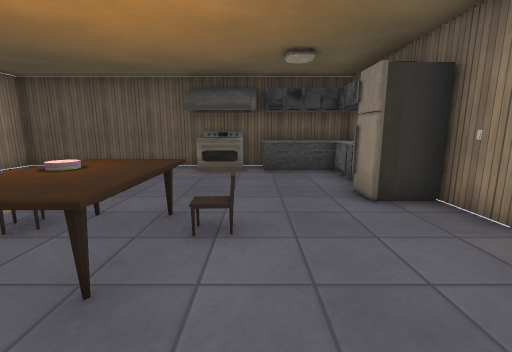
[1] (above)

16 first-person views from a walk through a level from a Godot 3-D game. The camera is 1.3 m above the floor, tilts 10° down and sees 90° across. The floor is counted in squares, 1 m on a side. Each view is taken from the middle of a square. On the plan, view 1 faces up. The plan holds only what a view shows up to about 13 squares ahead; the rest is blank. Characters and animated objects are not drawn. Some surface patterns are stand-ins.

[2]
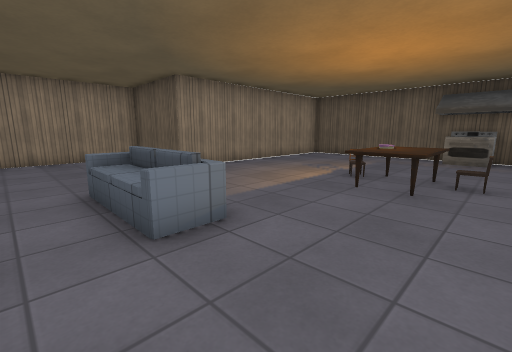

[3]
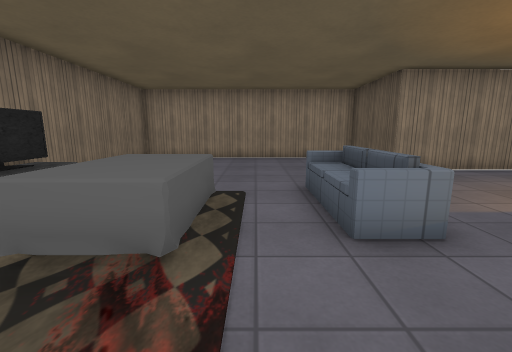

[4]
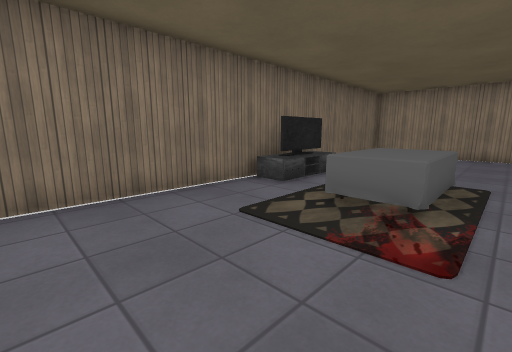

[5]
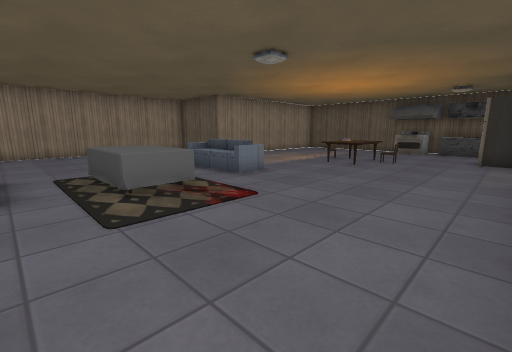

[6]
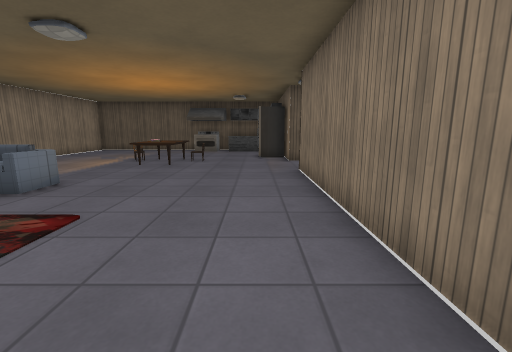

[7]
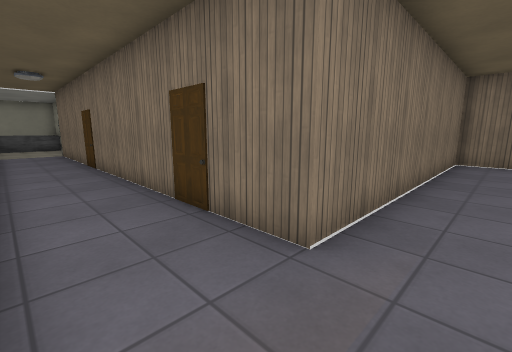

[8]
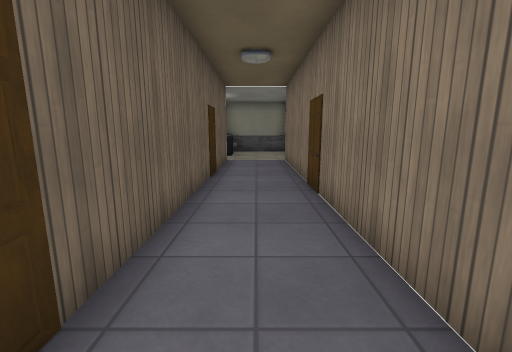

[9]
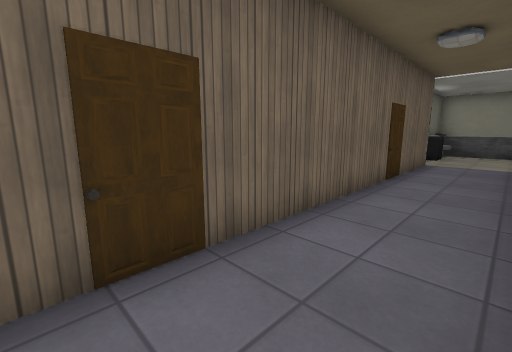

[10]
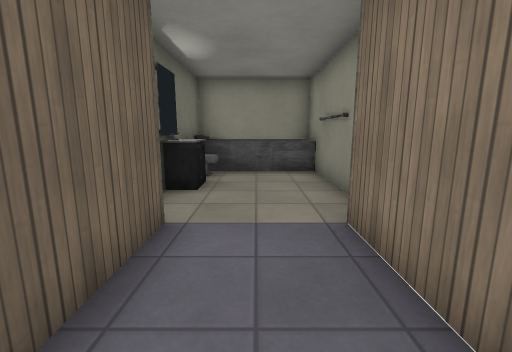

[11]
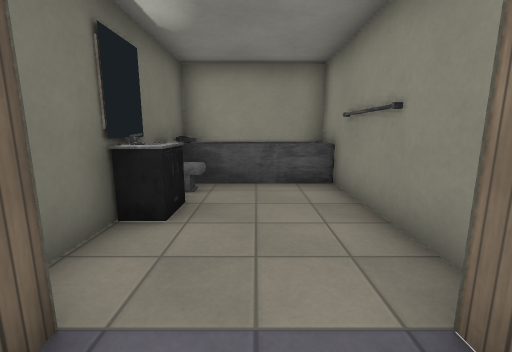

[12]
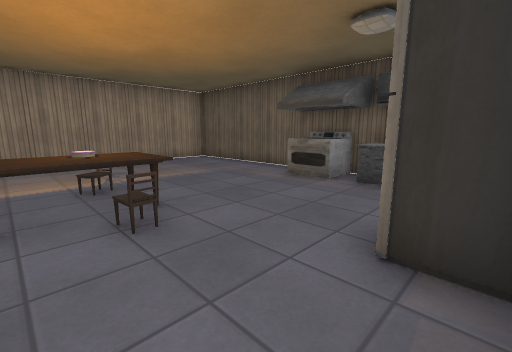

[13]
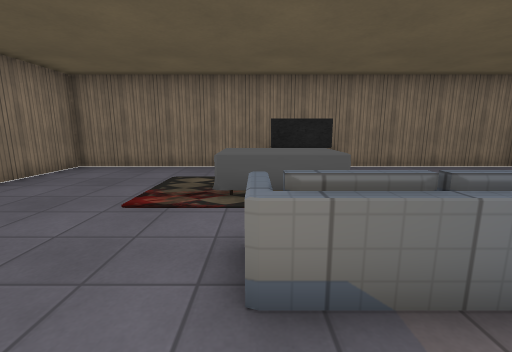

[14]
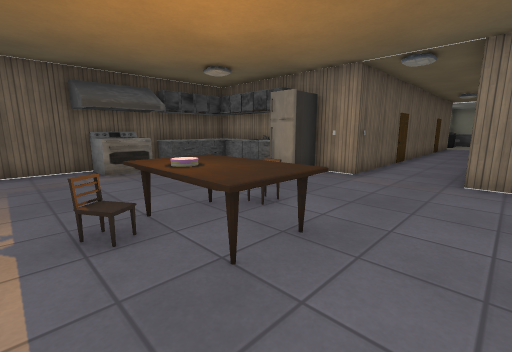

[15]
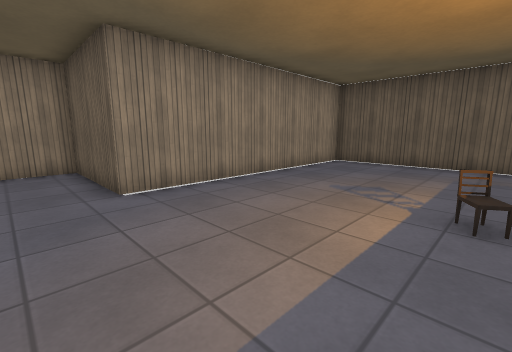

[16]
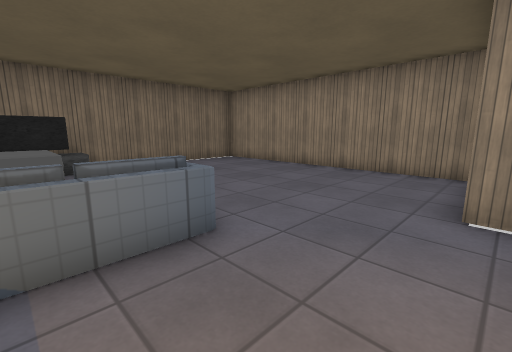

### Floor plan
Points are (right, up) in squares from view 1. A wall is a line through its corners. A room is listed if a view was taken in it or the views show most of it. See-through windows are left out.
Room 1 (views 1, 2, 3, 4, 5, 6, 7, 8, 9, 10, 11, 12, 13, 14, 15, 16)
walls: (5.4, 0.7) (6, 0.6); (3.5, 4.6) (2.1, 4.6) (2.1, 5.5); (5.8, 0.7) (6.4, 0.8); (3.5, 6.6) (3.5, 9.6) (-8.5, 9.6) (-8.5, 0.6) (-12.5, 0.6) (-12.5, -9.3) (3.5, -9.3) (3.5, 0.7) (18.5, 0.7); (8, 3.4) (7.4, 3.3); (8.5, 3.3) (8, 3.4) (7.5, 3.1); (-0.4, 9.4) (-2, 9.4); (-0.5, 9.6) (-0.5, 8.3) (-1.9, 8.3) (-1.9, 9.6); (-5.5, -8.5) (-3.5, -8.5); (12.6, 0.7) (13.2, 0.8); (15.3, 3.2) (14.6, 3.3); (18.5, 3.3) (3.5, 3.3) (3.5, 5); (19.1, 0.1) (24.5, 0.1) (24.5, 4.1) (21.4, 4.1); (20.5, 4.1) (19.2, 4.1)
low walls: (-1.1, 1.6) (-2.7, 1.6) (-2.7, 4.1); (-0.3, 3.5) (-0.2, 3); (-1.1, 4.1) (-1.1, 1.8) (-2, 1.8); (-5.7, -2) (-5.7, -2.5); (2.6, 5.9) (2.6, 8.3) (0.3, 8.3) (0.3, 9.5); (-4.9, -8.1) (-4.9, -8.7); (-6, -8.1) (-3.2, -8.1) (-3.2, -9.1); (22.9, 3.1) (22.4, 3.1); (23.3, 0.1) (23.3, 3.9)
ways out: closed door at (8, 3)
objects: table (-5, -6) to (-2, -5); cake (-2, 3)

Where each view was taken, in squares from view 1:
view 1: 0 up, 0 right, facing up
view 2: 4 down, 0 right, facing up-left
view 3: 4 down, 0 right, facing left
view 4: 4 down, 2 right, facing down-left
view 5: 8 down, 3 right, facing up-left
view 6: 8 down, 2 right, facing up
view 7: 3 up, 2 right, facing down-right
view 8: 2 up, 7 right, facing right
view 9: 1 up, 7 right, facing up-right
view 10: 2 up, 15 right, facing right
view 11: 2 up, 17 right, facing right
view 12: 2 up, 3 right, facing up-left
view 13: 0 up, 3 left, facing down
view 14: 0 up, 4 left, facing up-right
view 15: 1 down, 3 left, facing up-left
view 16: 1 up, 4 left, facing down-left
